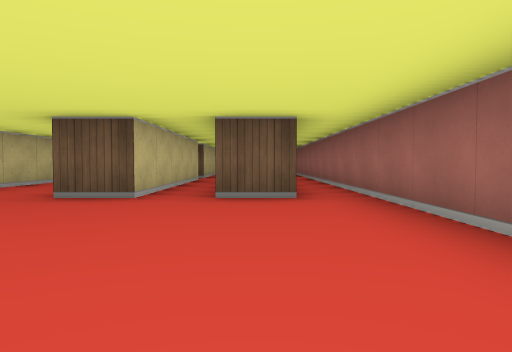
view 1 (above)

20 first-person views from a walk through a cub3D level. The camera is about half as high as the walls, tilts 2° down and sees 70° across. The floor is counted in squares. Each view is taken from the middle of a square. On the plan, view 1 faces up. The plan holds only what a view shows up to about 9 squares ahead; the rest is blank.

view 2
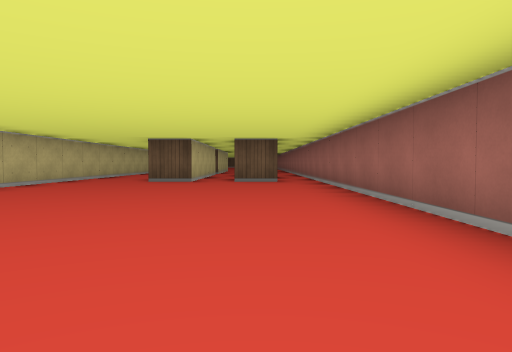

view 3
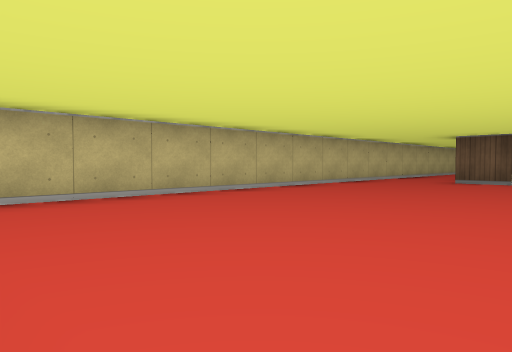

view 4
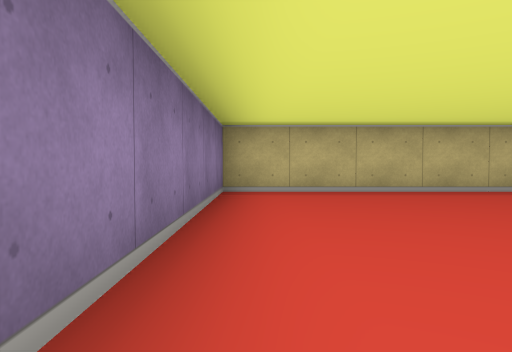

view 5
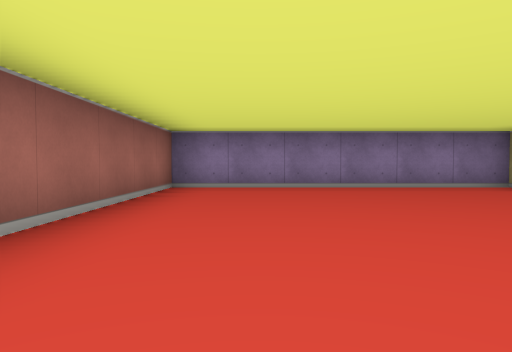

view 6
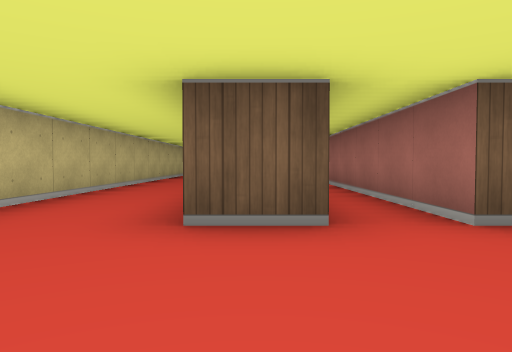

view 7
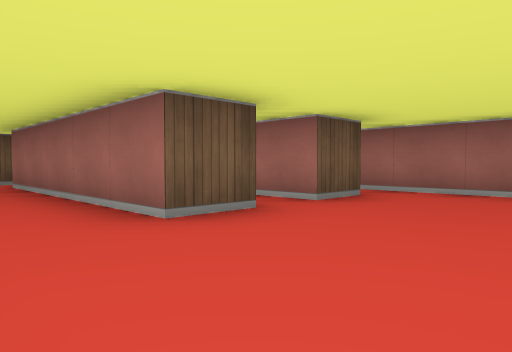

view 8
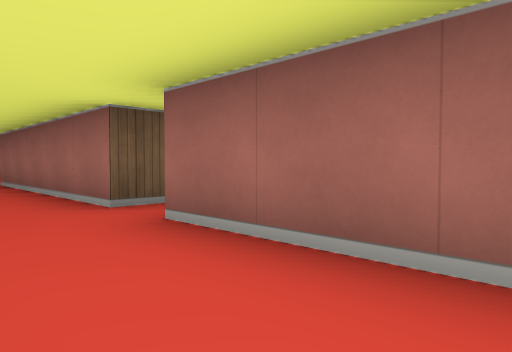

view 9
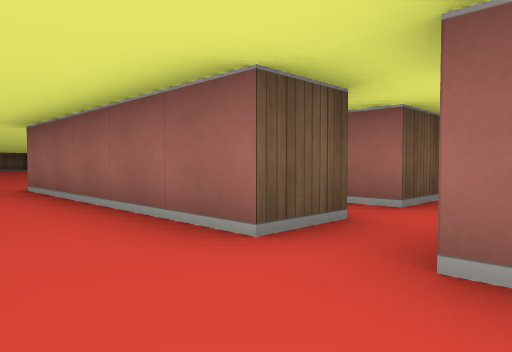

view 10
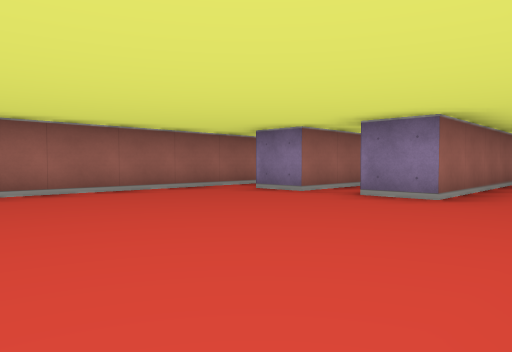

view 11
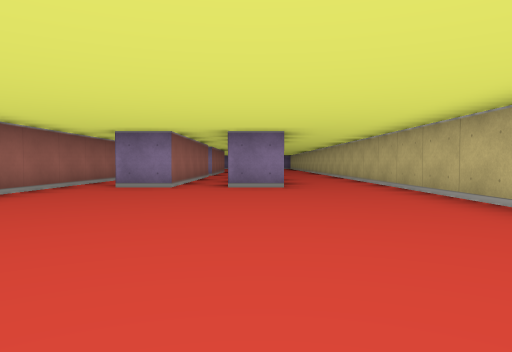

view 12
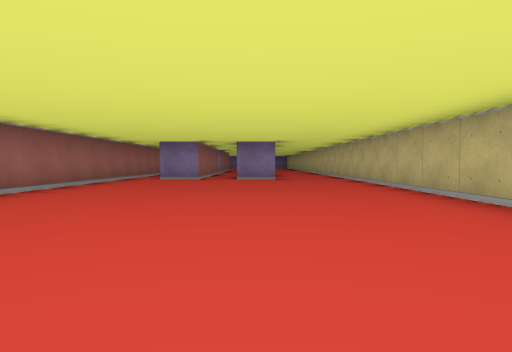

view 13
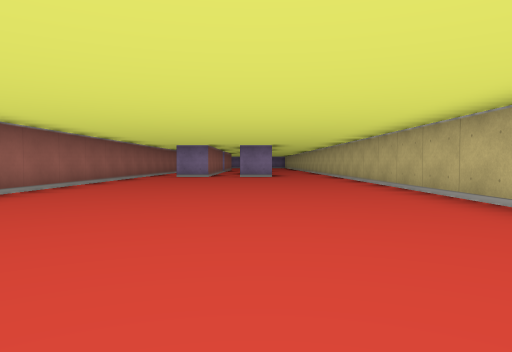

view 14
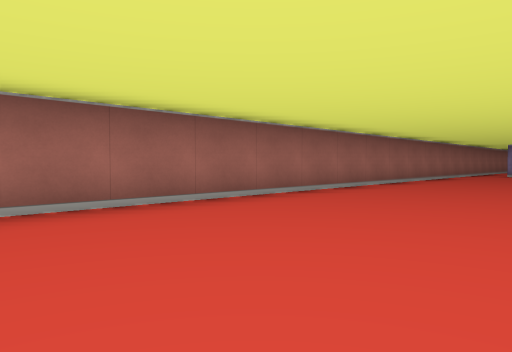

view 15
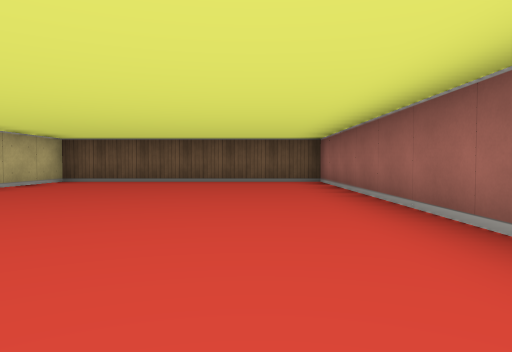

view 16
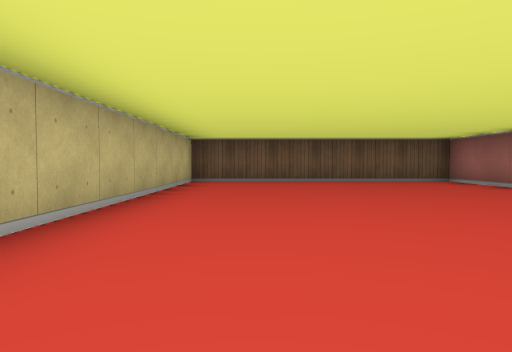

view 17
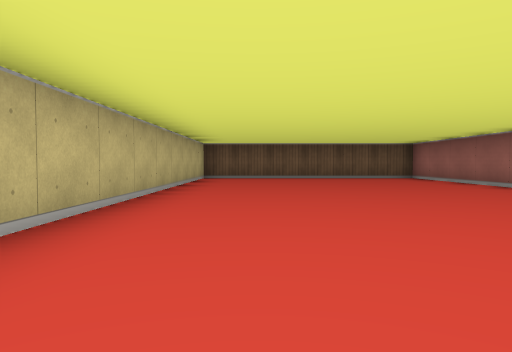

view 18
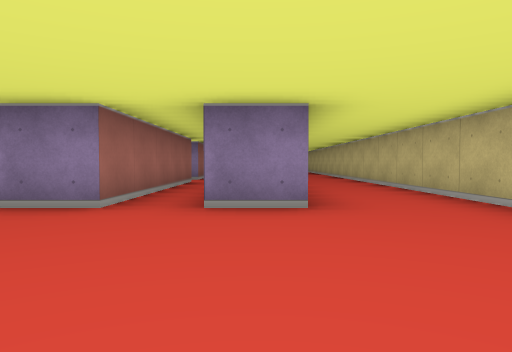

view 19
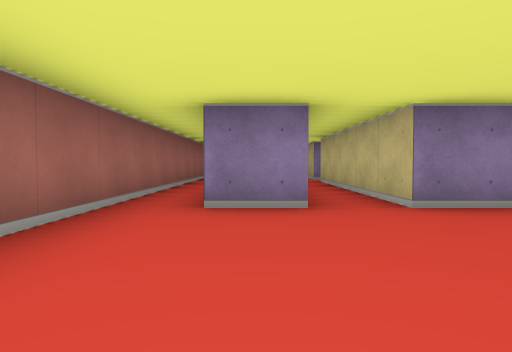

view 20
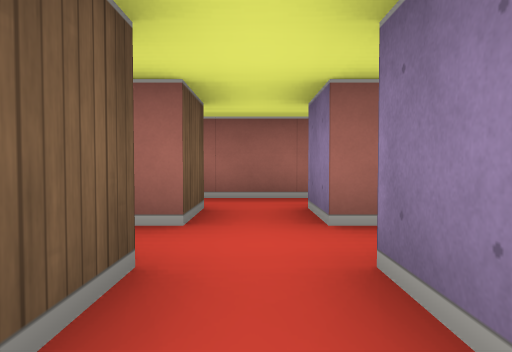

### Floor plan
Ten units are one square. View 1 is at (0, 0); x grows to the right and y downward. Boxes are objects, and circles mark ways between rooms. Rooms are numbered by the first view taken in them; rooms with no view inside come last. Other rooms are left out.
<svg viewBox="-50 -330 70 380">
<path fill="none" stroke="#000" d="M6 -45 -5 -45 -5 -95 5 -95M-15 -90 -15 -45 -25 -45 -25 -95 -15 -95M6 -105 -5 -105 -5 -155M-15 -155 -15 -105 -25 -105 -25 -155M-45 -165 -45 45 15 45 15 -155M-5 -155 5 -155M-25 -155 -15 -155M15 -155 15 -325 -45 -325 -45 -165"/>
<circle cx="-18" cy="-152" r="3" fill="#2a7"/>
<text x="-10" y="-50">1</text>
<text x="-10" y="-240">2</text>
</svg>
Room 1 opens to room 2.

Where each view was taken, in squares from view 1:
view 1: 0 up, 0 right, facing up
view 2: 4 down, 0 right, facing up
view 3: 4 down, 0 right, facing up-left
view 4: 4 down, 1 right, facing left
view 5: 2 up, 0 right, facing down
view 6: 2 up, 2 left, facing up
view 7: 2 up, 4 left, facing up-right
view 8: 7 up, 4 left, facing up-right
view 9: 9 up, 4 left, facing up-right
view 10: 20 up, 4 left, facing down-right
view 11: 22 up, 2 left, facing down
view 12: 25 up, 2 left, facing down
view 13: 27 up, 2 left, facing down
view 14: 29 up, 2 left, facing down-right
view 15: 24 up, 0 right, facing up
view 16: 24 up, 3 left, facing up
view 17: 22 up, 3 left, facing up
view 18: 19 up, 2 left, facing down
view 19: 19 up, 0 right, facing down
view 20: 10 up, 3 left, facing right
